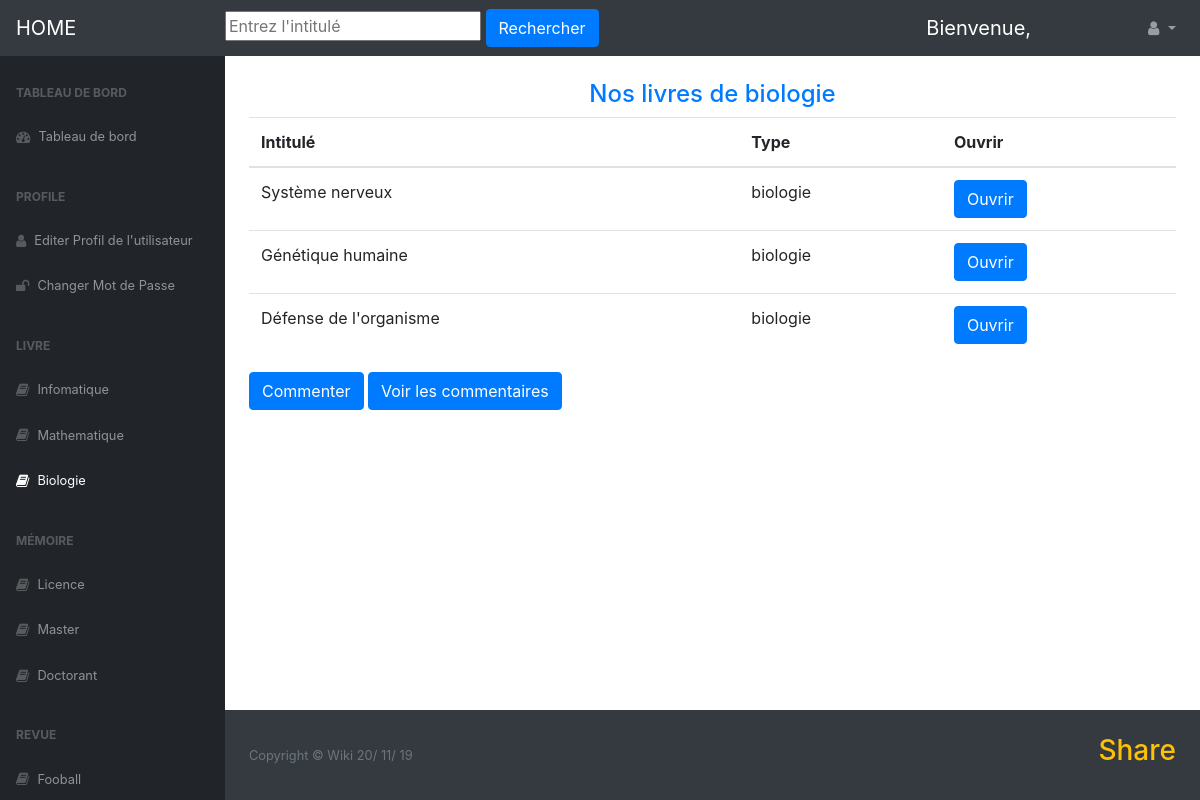
The page /Bio/ on the database its author committed.
### blog/models.py (models this page shows, shortened)
class Document(models.Model):
    intitulé = models.CharField(max_length=100, default="")
    nomAuteur = models.CharField(max_length=100, default="")
    maison_edition = models.CharField(max_length=100, default="")
    annéeEdition = models.DateField(max_length=100, default="")
    nombrePages = models.IntegerField()
    type = models.CharField(max_length=100, default="")
    class Meta:
        abstract = True

class Livre(Document):
    Nbre_tome = models.IntegerField(default=None)
    livre = models.FileField(upload_to='livre', default="")

### blog/views.py (the view)
# urls.py: path('Bio/', views.Bio, name='biologie'),
def Bio(request):
    livres = Livre.objects.all()
    return render(request, 'blog/Biologie.html', {'livres': livres})

### blog/templates/blog/Biologie.html (shortened to what this page needs)
{%load static%}
{% load social_share %}
<!DOCTYPE html>
<html lang="fr">
<head>
	<link rel="stylesheet" type="text/css" href="{% static 'blog/css/bootstrap/bootstrap.min.css'%}">
    <link rel="stylesheet" type="text/css" href="{% static 'blog/css/style/style.css'%}">
    <link rel="stylesheet" type="text/css" href="{% static 'blog/css/style/style1.css'%}">
    <link rel="stylesheet" type="text/css" href="{% static 'blog/css/fonts/fontawesome/font-awesome.min.css'%}">
</head>
<body class="sb-nav-fixed">
	<nav class="sb-topnav navbar navbar-expand navbar-dark bg-dark">
			  <a class="navbar-brand" href="{%url 'home'%}">HOME</a>
                 <form method="post" action="{% url 'search'%}">
                                      <input type="text" name="search" class="" placeholder="Entrez l'intitulé">
                                      <button type="submit" class="btn btn-primary btn sm">Rechercher</button>
               </form>
                                <br><br>
			  <div class="collapse navbar-collapse" id="navbarSupportedContent">
				    <ul class="navbar-nav ml-auto">
				    	<a class="navbar-brand" href="#">
				    		<div class="user-tools">
									Bienvenue,
			               </div>
				    	</a>
		                <li class="nav-item dropdown">
		                    <a class="nav-link dropdown-toggle" id="userDropdown" href="#" role="button" data-toggle="dropdown" aria-haspopup="true" aria-expanded="false"><i class="fa fa-user fa-fw"></i></a>
		                </li>
                   </ul>
               </div>
    </nav>
     <div id="layoutSidenav">
            <div id="layoutSidenav_nav">
                <nav class="sb-sidenav accordion sb-sidenav-dark" id="sidenavAccordion">
                    <div class="sb-sidenav-menu">
                        <div class="nav">
                            <div class="sb-sidenav-menu-heading">TAbleau de Bord</div>
                            <a class="nav-link" href="{%url 'accueil'%}"
                                ><div class="sb-nav-link-icon"><i class="fa fa-tachometer"></i></div>
                                <small>Tableau de bord</small>
                            </a>
                             <div class="sb-sidenav-menu-heading">Profile</div>
                            <a class="nav-link" href="{%url 'edit_profile'%}"
                                ><div class="sb-nav-link-icon"><i class="fa fa-user"></i></div>
                                <small>Editer Profil de l'utilisateur</small>
                            </a>
                                <a class="nav-link" href="{%url 'password'%}">
                                        <div class="sb-nav-link-icon"><i class="fa fa-unlock"></i></div>
                                    <small>Changer Mot de Passe</small>
                                </a>
                            <div class="sb-sidenav-menu-heading">Livre</div>
                            <a class="nav-link" href="{% url 'informatique'%}"
                                ><div class="sb-nav-link-icon"><i class="fa fa-book"></i></div>
                                <small>Infomatique</small>
                                </a>
                            <a class="nav-link" href="{% url 'mathematique' %}"
                                ><div class="sb-nav-link-icon"><i class="fa fa-book"></i></div>
                                <small>Mathematique</small>
                                </a
                            >
                            <a class="nav-link" href="{% url 'biologie'%}">
                                    <div class="sb-nav-link-icon"><i class="fa fa-book"></i></div>
                                    <small> Biologie</small>
                             </a>
                            <div class="sb-sidenav-menu-heading">Mémoire</div>
                            <a class="nav-link" href="{% url 'licence'%}"
                                ><div class="sb-nav-link-icon"><i class="fa fa-book"></i></div>
                                <small>Licence</small>
                                </a
                            ><a class="nav-link" href="{% url 'master'%}"
                                ><div class="sb-nav-link-icon"><i class="fa fa-book"></i></div>
                                <small>Master</small>
                                </a
                            >
                            <a class="nav-link" href="{% url 'doctorat'%}">
                                    <div class="sb-nav-link-icon"><i class="fa fa-book"></i></div>
                                    <small>Doctorant</small>
                             </a>
                            <div class="sb-sidenav-menu-heading">Revue</div>
                            <a class="nav-link" href="{% url 'football'%}"
                                ><div class="sb-nav-link-icon"><i class="fa fa-book"></i></div>
                                <small>Fooball</small>
                                </a>
                        </div>
                    </div>
                </nav>
            </div>
            <div id="layoutSidenav_content">
                <main>
                    <div class="container-fluid">
                        <h4 class="mt-4 text-center text-primary">Nos livres de biologie</h4>
                          <table class="table">
                                <thead>
                                     <tr>
                                         <th>Intitulé</th>
                                         <th>Type</th>
                                         <th>Ouvrir</th>
                                     </tr>
                                </thead>
                              <tbody>
                                       {%for livre in livres %}
                                          {% if livre.type == "biologie" %}
                                            <tr>
                                               <td>{{livre.intitulé}}</td>
                                               <td>{{livre.type}}</td>
                                                <td><a href="{{livre.livre.url}}" class="btn btn-primary btn sm" target="_blank">Ouvrir</a></td>
                                             </tr>
                                         {% endif %}
                                       {%endfor%}
                              </tbody>
                          </table>
                         <a href="{% url 'review'%}" class="btn btn-primary">Commenter</a>
                         <a href="{%url 'avis_livre'%}" class="btn-primary btn sm" target="_blank" >Voir les commentaires</a>
                    </div>
                </main>
                <br>
                 <footer class="py-4 bg-dark mt-auto foot">
                          <div class="container-fluid">
                              <div class="d-flex align-items-center justify-content-between small">
                                  <div class="text-muted">Copyright &copy; Wiki {% now 'y/' %} {% now 'm/' %} {% now 'd' %}</div>
                                      <div>
                                                        <h3 class="text-warning">Share</h3>
                                      </div>
                              </div>
                            </div>
                  </footer>
            </div>
        </div>
</body>
</html>

### rows shown on the page
Livre: intitulé "Système nerveux", type "biologie"
Livre: intitulé "Génétique humaine", type "biologie"
Livre: intitulé "Défense de l'organisme", type "biologie"
